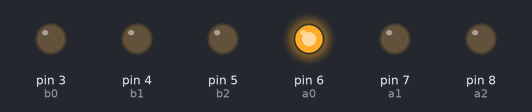
Bench run of a sketch on a simulated Arduino Uno, built with avr-gcc and run on an emulated ATmega328P. On the bench: output pins drawn as LEDs (lit = HIGH).

Above: at 0.1 s.
At 3.1 s:
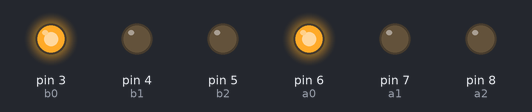
At 9.1 s:
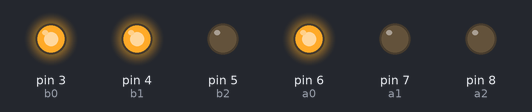
At 18.1 s:
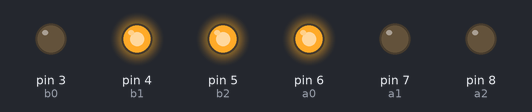
At 27.1 s:
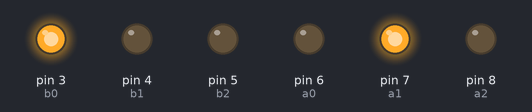
At 36.1 s:
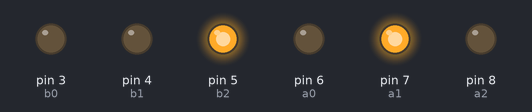
Timing chart, 0 to 40.0 s (numbered marks = the images above):
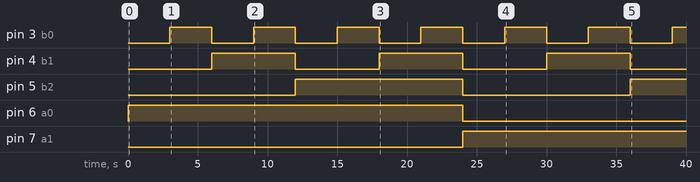

The sketch:

loop_tester.ino
```cpp
/*
  Author: Shubhayu Das
  Description:  This is some basic code to test out a 3 bit multiplier made using 4-bit full adders and 'and' gates
*/

int a2 = 8, a1 = 7, a0 = 6;
int b2 = 5, b1 = 4, b0 = 3;

int num1 = 4, num2 = 4;

void setup() {
  // put your setup code here, to run once:
  pinMode(b2, OUTPUT);
  pinMode(b1, OUTPUT);
  pinMode(b0, OUTPUT);
  pinMode(a2, OUTPUT);
  pinMode(a1, OUTPUT);
  pinMode(a0, OUTPUT);
}

void loop() {
  // put your main code here, to run repeatedly:
  for(int i = 1; i < 8; i++)
    for(int j = 0; j < 8; j++){
      binaryInput(1, i);
      binaryInput(2, j);
      delay(3000);
  }
}

void binaryInput(int mode, int number){
  if(mode == 1){
    digitalWrite(a2, (number/4)%2);
    digitalWrite(a1, (number/2)%2);
    digitalWrite(a0, number%2);
  }

  else if(mode == 2){
    digitalWrite(b2, (number/4)%2);
    digitalWrite(b1, (number/2)%2);
    digitalWrite(b0, number%2);
  }
}
```

Measured:
- by itself, pin 3 (b0): alternates HIGH for 3.0 s and LOW for 3.0 s
- by itself, pin 4 (b1): alternates HIGH for 6.0 s and LOW for 6.0 s
- by itself, pin 5 (b2): LOW → HIGH at 12.0 s, → LOW 12.0 s later, → HIGH 12.0 s later
- by itself, pin 6 (a0): LOW → HIGH at 0.00 s, → LOW 24.0 s later
- by itself, pin 7 (a1): LOW → HIGH at 24.0 s
